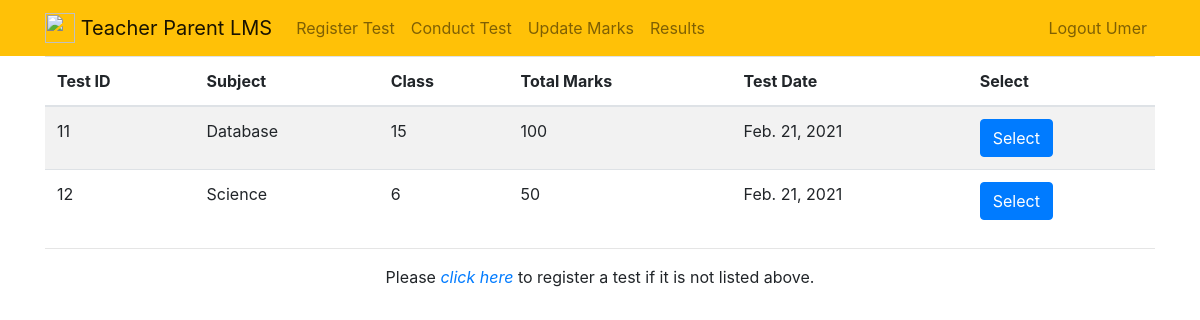
Page /tests/select/ (signed in) on the committed database.
### users/customuser.py (models this page shows)
class CustomUser(AbstractUser):
    USER_TYPE_CHOICES = (
        (1, 'student'),
        (2, 'parent'),
        (3, 'teacher')
    )
    user_type = models.PositiveSmallIntegerField(
        verbose_name='Profession', choices=USER_TYPE_CHOICES, blank=True, null=True)

### test_conducts/models.py (models this page shows, shortened)
class StudentTests(models.Model):
    test_id = models.AutoField(verbose_name='Test ID', primary_key=True)
    date = models.DateField(verbose_name='Test Date', auto_now_add=True)
    total_marks = models.IntegerField(verbose_name='Max Marks', default=100)
    subject = models.CharField(verbose_name='Subject Name', max_length=20)
    teacher_id = models.ForeignKey(
        to='users.Teacher', verbose_name='Teacher ID', to_field='ssn', on_delete=models.CASCADE)
    standard = models.IntegerField(verbose_name='Class', blank=True)

### test_conducts/views.py (the view)
# urls.py: path('select/', views.select, name='select'),
@login_required
def select(request):
    if request.method == 'GET':
        all_tests = StudentTests.objects.filter(teacher_id=request.user.id)
        return render(request, 'select.html', {'tests': all_tests})

### test_conducts/templates/select.html
{% extends 'base.html' %}
{% block content %}
<table class="table table-striped table-hover">
    <thead>
        <tr>
            <th scope="col">Test ID</th>
            <th scope="col">Subject</th>
            <th scope="col">Class</th>
            <th scope="col">Total Marks</th>
            <th scope="col">Test Date</th>
            <th scope="col">Select</th>
        </tr>
    </thead>
    <tbody>
        {% for test in tests %}
        <tr>
            <td>{{test.test_id}}</td>
            <td>{{test.subject}}</td>
            <td>{{test.standard}}</td>
            <td>{{test.total_marks}}</td>
            <td>{{test.date}}</td>
            <td>
                <a class="btn btn-primary" href="{% url 'conduct' test.test_id %}">
                    Select
                </a>
            </td>
        </tr>
        {% endfor %}
    </tbody>
</table>
<hr>
<div class="text-center">
    Please <a href="{% url 'add_test' %}"><i>click here</i></a> to register a test if it is not listed above.
</div>
{% endblock %}

### users/templates/base.html (shortened to what this page needs)
{% load static %}
<!doctype html>
<html lang="en">
<head>
    <link rel="stylesheet" href="https://stackpath.bootstrapcdn.com/bootstrap/4.4.1/css/bootstrap.min.css"
>
</head>
<body>
    <nav class="navbar navbar-expand-md navbar-light bg-warning">
        <div class="container">
            <a class="navbar-brand" href="{% url 'home' %}">
                <img src="{% static 'Logo.png' %}" width="30" height="30" class="d-inline-block align-top">
                <span>Teacher Parent LMS</span>
            </a>
            <div class="collapse navbar-collapse" id="navbarNav">
                <ul class="navbar-nav mr-auto">
                    {% if user.user_type == 3 %}
                    <li class="nav-item">
                        <a class="nav-link" href="{% url 'add_test' %}">Register Test</a>
                    </li>
                    <li class="nav-item">
                        <a class="nav-link" href="{% url 'select' %}">Conduct Test</a>
                    </li>
                    <li class="nav-item">
                        <a class="nav-link" href="{% url 'tests' %}">Update Marks</a>
                    </li>
                    {% endif %}
                    {% if user.is_authenticated %}
                    <li class="nav-item">
                        <a class="nav-link" href="{% url 'tests' %}">Results</a>
                    </li>
                    {% endif %}
                </ul>
                <ul class="navbar-nav ml-auto">
                    {% if user.is_authenticated %}
                    <li class="nav-item">
                        <a href="#" onclick="$('#signOutBtn').click()" class="nav-link">Logout {{user.first_name}} </a>
                    </li>
                    {% endif %}
                </ul>
            </div>
        </div>
    </nav>
    <div class="container">
        {% block content %}{% endblock %}
    </div>
</body>
</html>

### rows in the picture
CustomUser: first_name "Umer"
StudentTests: test_id "11", subject "Database", standard "15", total_marks "100", date "Feb. 21, 2021"
StudentTests: test_id "12", subject "Science", standard "6", total_marks "50", date "Feb. 21, 2021"
